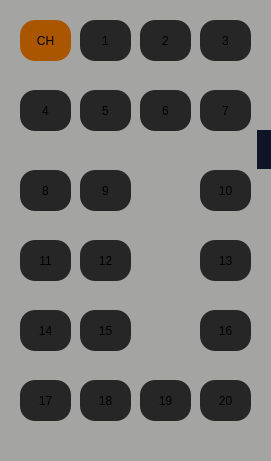
     <widget class="QFrame" name="frame_5">
      <property name="geometry">
       <rect>
        <x>490</x>
        <y>60</y>
        <width>271</width>
        <height>461</height>
       </rect>
      </property>
      <property name="cursor">
       <cursorShape>PointingHandCursor</cursorShape>
      </property>
      <property name="mouseTracking">
       <bool>true</bool>
      </property>
      <property name="styleSheet">
       <string notr="true">border-radius:15px;
background-color: rgb(164, 164, 163);</string>
      </property>
      <property name="frameShape">
       <enum>QFrame::Shape::StyledPanel</enum>
      </property>
      <property name="frameShadow">
       <enum>QFrame::Shadow::Raised</enum>
      </property>
      <widget class="QLabel" name="label_47">
       <property name="geometry">
        <rect>
         <x>20</x>
         <y>20</y>
         <width>51</width>
         <height>41</height>
        </rect>
       </property>
       <property name="styleSheet">
        <string notr="true">boder-radius:35px;
background-color: rgb(170, 85, 0);</string>
       </property>
       <property name="text">
        <string>CH</string>
       </property>
       <property name="alignment">
        <set>Qt::AlignmentFlag::AlignCenter</set>
       </property>
      </widget>
      <widget class="QLabel" name="label_68">
       <property name="geometry">
        <rect>
         <x>257</x>
         <y>130</y>
         <width>21</width>
         <height>39</height>
        </rect>
       </property>
       <property name="styleSheet">
        <string notr="true">background-color: rgb(15, 20, 39);
boder-radius:35px;</string>
       </property>
       <property name="text">
        <string/>
       </property>
       <property name="alignment">
        <set>Qt::AlignmentFlag::AlignCenter</set>
       </property>
      </widget>
      <widget class="QPushButton" name="place1">
       <property name="geometry">
        <rect>
         <x>80</x>
         <y>20</y>
         <width>51</width>
         <height>41</height>
        </rect>
       </property>
       <property name="styleSheet">
        <string notr="true">background-color: rgb(38, 38, 38);
background-image: url(:/icon/libre.png);
boder-radius:35px;</string>
       </property>
       <property name="text">
        <string>1</string>
       </property>
       <property name="icon">
        <iconset resource="resources.qrc">
         <normaloff>:/icon/libre.png</normaloff>:/icon/libre.png</iconset>
       </property>
       <property name="checkable">
        <bool>true</bool>
       </property>
      </widget>
      <widget class="QPushButton" name="place2">
       <property name="geometry">
        <rect>
         <x>140</x>
         <y>20</y>
         <width>51</width>
         <height>41</height>
        </rect>
       </property>
       <property name="styleSheet">
        <string notr="true">background-color: rgb(38, 38, 38);
background-image: url(:/icon/libre.png);
boder-radius:35px;</string>
       </property>
       <property name="text">
        <string>2</string>
       </property>
       <property name="icon">
        <iconset resource="resources.qrc">
         <normaloff>:/icon/libre.png</normaloff>:/icon/libre.png</iconset>
       </property>
       <property name="checkable">
        <bool>true</bool>
       </property>
      </widget>
      <widget class="QPushButton" name="place3">
       <property name="geometry">
        <rect>
         <x>200</x>
         <y>20</y>
         <width>51</width>
         <height>41</height>
        </rect>
       </property>
       <property name="styleSheet">
        <string notr="true">background-color: rgb(38, 38, 38);
background-image: url(:/icon/libre.png);
boder-radius:35px;</string>
       </property>
       <property name="text">
        <string>3</string>
       </property>
       <property name="icon">
        <iconset resource="resources.qrc">
         <normaloff>:/icon/libre.png</normaloff>:/icon/libre.png</iconset>
       </property>
       <property name="checkable">
        <bool>true</bool>
       </property>
      </widget>
      <widget class="QPushButton" name="place4">
       <property name="geometry">
        <rect>
         <x>20</x>
         <y>90</y>
         <width>51</width>
         <height>41</height>
        </rect>
       </property>
       <property name="styleSheet">
        <string notr="true">background-color: rgb(38, 38, 38);
background-image: url(:/icon/libre.png);
boder-radius:35px;</string>
       </property>
       <property name="text">
        <string>4</string>
       </property>
       <property name="icon">
        <iconset resource="resources.qrc">
         <normaloff>:/icon/libre.png</normaloff>:/icon/libre.png</iconset>
       </property>
       <property name="checkable">
        <bool>true</bool>
       </property>
      </widget>
      <widget class="QPushButton" name="place5">
       <property name="geometry">
        <rect>
         <x>80</x>
         <y>90</y>
         <width>51</width>
         <height>41</height>
        </rect>
       </property>
       <property name="styleSheet">
        <string notr="true">background-color: rgb(38, 38, 38);
background-image: url(:/icon/libre.png);
boder-radius:35px;</string>
       </property>
       <property name="text">
        <string>5</string>
       </property>
       <property name="icon">
        <iconset resource="resources.qrc">
         <normaloff>:/icon/libre.png</normaloff>:/icon/libre.png</iconset>
       </property>
       <property name="checkable">
        <bool>true</bool>
       </property>
      </widget>
      <widget class="QPushButton" name="place6">
       <property name="geometry">
        <rect>
         <x>140</x>
         <y>90</y>
         <width>51</width>
         <height>41</height>
        </rect>
       </property>
       <property name="styleSheet">
        <string notr="true">background-color: rgb(38, 38, 38);
background-image: url(:/icon/libre.png);
boder-radius:35px;</string>
       </property>
       <property name="text">
        <string>6</string>
       </property>
       <property name="icon">
        <iconset resource="resources.qrc">
         <normaloff>:/icon/libre.png</normaloff>:/icon/libre.png</iconset>
       </property>
       <property name="checkable">
        <bool>true</bool>
       </property>
      </widget>
      <widget class="QPushButton" name="place7">
       <property name="geometry">
        <rect>
         <x>200</x>
         <y>90</y>
         <width>51</width>
         <height>41</height>
        </rect>
       </property>
       <property name="styleSheet">
        <string notr="true">background-color: rgb(38, 38, 38);
background-image: url(:/icon/libre.png);
boder-radius:35px;</string>
       </property>
       <property name="text">
        <string>7</string>
       </property>
       <property name="icon">
        <iconset resource="resources.qrc">
         <normaloff>:/icon/libre.png</normaloff>:/icon/libre.png</iconset>
       </property>
       <property name="checkable">
        <bool>true</bool>
       </property>
      </widget>
      <widget class="QPushButton" name="place8">
       <property name="geometry">
        <rect>
         <x>20</x>
         <y>170</y>
         <width>51</width>
         <height>41</height>
        </rect>
       </property>
       <property name="styleSheet">
        <string notr="true">background-color: rgb(38, 38, 38);
background-image: url(:/icon/libre.png);
boder-radius:35px;</string>
       </property>
       <property name="text">
        <string>8</string>
       </property>
       <property name="icon">
        <iconset resource="resources.qrc">
         <normaloff>:/icon/libre.png</normaloff>:/icon/libre.png</iconset>
       </property>
       <property name="checkable">
        <bool>true</bool>
       </property>
      </widget>
      <widget class="QPushButton" name="place9">
       <property name="geometry">
        <rect>
         <x>80</x>
         <y>170</y>
         <width>51</width>
         <height>41</height>
        </rect>
       </property>
       <property name="styleSheet">
        <string notr="true">background-color: rgb(38, 38, 38);
background-image: url(:/icon/libre.png);
boder-radius:35px;</string>
       </property>
       <property name="text">
        <string>9</string>
       </property>
       <property name="icon">
        <iconset resource="resources.qrc">
         <normaloff>:/icon/libre.png</normaloff>:/icon/libre.png</iconset>
       </property>
       <property name="checkable">
        <bool>true</bool>
       </property>
      </widget>
      <widget class="QPushButton" name="place10">
       <property name="geometry">
        <rect>
         <x>200</x>
         <y>170</y>
         <width>51</width>
         <height>41</height>
        </rect>
       </property>
       <property name="styleSheet">
        <string notr="true">background-color: rgb(38, 38, 38);
background-image: url(:/icon/libre.png);
boder-radius:35px;</string>
       </property>
       <property name="text">
        <string>10</string>
       </property>
       <property name="icon">
        <iconset resource="resources.qrc">
         <normaloff>:/icon/libre.png</normaloff>:/icon/libre.png</iconset>
       </property>
       <property name="checkable">
        <bool>true</bool>
       </property>
      </widget>
      <widget class="QPushButton" name="place13">
       <property name="geometry">
        <rect>
         <x>200</x>
         <y>240</y>
         <width>51</width>
         <height>41</height>
        </rect>
       </property>
       <property name="styleSheet">
        <string notr="true">background-color: rgb(38, 38, 38);
background-image: url(:/icon/libre.png);
boder-radius:35px;</string>
       </property>
       <property name="text">
        <string>13</string>
       </property>
       <property name="icon">
        <iconset resource="resources.qrc">
         <normaloff>:/icon/libre.png</normaloff>:/icon/libre.png</iconset>
       </property>
       <property name="checkable">
        <bool>true</bool>
       </property>
      </widget>
      <widget class="QPushButton" name="place11">
       <property name="geometry">
        <rect>
         <x>20</x>
         <y>240</y>
         <width>51</width>
         <height>41</height>
        </rect>
       </property>
       <property name="styleSheet">
        <string notr="true">background-color: rgb(38, 38, 38);
background-image: url(:/icon/libre.png);
boder-radius:35px;</string>
       </property>
       <property name="text">
        <string>11</string>
       </property>
       <property name="icon">
        <iconset resource="resources.qrc">
         <normaloff>:/icon/libre.png</normaloff>:/icon/libre.png</iconset>
       </property>
       <property name="checkable">
        <bool>true</bool>
       </property>
      </widget>
      <widget class="QPushButton" name="place12">
       <property name="geometry">
        <rect>
         <x>80</x>
         <y>240</y>
         <width>51</width>
         <height>41</height>
        </rect>
       </property>
       <property name="styleSheet">
        <string notr="true">background-color: rgb(38, 38, 38);
background-image: url(:/icon/libre.png);
boder-radius:35px;</string>
       </property>
       <property name="text">
        <string>12</string>
       </property>
       <property name="icon">
        <iconset resource="resources.qrc">
         <normaloff>:/icon/libre.png</normaloff>:/icon/libre.png</iconset>
       </property>
       <property name="checkable">
        <bool>true</bool>
       </property>
      </widget>
      <widget class="QPushButton" name="place14">
       <property name="geometry">
        <rect>
         <x>20</x>
         <y>310</y>
         <width>51</width>
         <height>41</height>
        </rect>
       </property>
       <property name="styleSheet">
        <string notr="true">background-color: rgb(38, 38, 38);
background-image: url(:/icon/libre.png);
boder-radius:35px;</string>
       </property>
       <property name="text">
        <string>14</string>
       </property>
       <property name="icon">
        <iconset resource="resources.qrc">
         <normaloff>:/icon/libre.png</normaloff>:/icon/libre.png</iconset>
       </property>
       <property name="checkable">
        <bool>true</bool>
       </property>
      </widget>
      <widget class="QPushButton" name="place15">
       <property name="geometry">
        <rect>
         <x>80</x>
         <y>310</y>
         <width>51</width>
         <height>41</height>
        </rect>
       </property>
       <property name="styleSheet">
        <string notr="true">background-color: rgb(38, 38, 38);
background-image: url(:/icon/libre.png);
boder-radius:35px;</string>
       </property>
       <property name="text">
        <string>15</string>
       </property>
       <property name="icon">
        <iconset resource="resources.qrc">
         <normaloff>:/icon/libre.png</normaloff>:/icon/libre.png</iconset>
       </property>
       <property name="checkable">
        <bool>true</bool>
       </property>
      </widget>
      <widget class="QPushButton" name="place17">
       <property name="geometry">
        <rect>
         <x>20</x>
         <y>380</y>
         <width>51</width>
         <height>41</height>
        </rect>
       </property>
       <property name="styleSheet">
        <string notr="true">background-color: rgb(38, 38, 38);
background-image: url(:/icon/libre.png);
boder-radius:35px;</string>
       </property>
       <property name="text">
        <string>17</string>
       </property>
       <property name="icon">
        <iconset resource="resources.qrc">
         <normaloff>:/icon/libre.png</normaloff>:/icon/libre.png</iconset>
       </property>
       <property name="checkable">
        <bool>true</bool>
       </property>
      </widget>
      <widget class="QPushButton" name="place18">
       <property name="geometry">
        <rect>
         <x>80</x>
         <y>380</y>
         <width>51</width>
         <height>41</height>
        </rect>
       </property>
       <property name="styleSheet">
        <string notr="true">background-color: rgb(38, 38, 38);
background-image: url(:/icon/libre.png);
boder-radius:35px;</string>
       </property>
       <property name="text">
        <string>18</string>
       </property>
       <property name="icon">
        <iconset resource="resources.qrc">
         <normaloff>:/icon/libre.png</normaloff>:/icon/libre.png</iconset>
       </property>
       <property name="checkable">
        <bool>true</bool>
       </property>
      </widget>
      <widget class="QPushButton" name="place16">
       <property name="geometry">
        <rect>
         <x>200</x>
         <y>310</y>
         <width>51</width>
         <height>41</height>
        </rect>
       </property>
       <property name="styleSheet">
        <string notr="true">background-color: rgb(38, 38, 38);
background-image: url(:/icon/libre.png);
boder-radius:35px;</string>
       </property>
       <property name="text">
        <string>16</string>
       </property>
       <property name="icon">
        <iconset resource="resources.qrc">
         <normaloff>:/icon/libre.png</normaloff>:/icon/libre.png</iconset>
       </property>
       <property name="checkable">
        <bool>true</bool>
       </property>
      </widget>
      <widget class="QPushButton" name="place20">
       <property name="geometry">
        <rect>
         <x>200</x>
         <y>380</y>
         <width>51</width>
         <height>41</height>
        </rect>
       </property>
       <property name="styleSheet">
        <string notr="true">background-color: rgb(38, 38, 38);
background-image: url(:/icon/libre.png);
boder-radius:35px;</string>
       </property>
       <property name="text">
        <string>20</string>
       </property>
       <property name="icon">
        <iconset resource="resources.qrc">
         <normaloff>:/icon/libre.png</normaloff>:/icon/libre.png</iconset>
       </property>
       <property name="checkable">
        <bool>true</bool>
       </property>
      </widget>
      <widget class="QPushButton" name="place19">
       <property name="geometry">
        <rect>
         <x>140</x>
         <y>380</y>
         <width>51</width>
         <height>41</height>
        </rect>
       </property>
       <property name="styleSheet">
        <string notr="true">background-color: rgb(38, 38, 38);
background-image: url(:/icon/libre.png);
boder-radius:35px;</string>
       </property>
       <property name="text">
        <string>19</string>
       </property>
       <property name="icon">
        <iconset resource="resources.qrc">
         <normaloff>:/icon/libre.png</normaloff>:/icon/libre.png</iconset>
       </property>
       <property name="checkable">
        <bool>true</bool>
       </property>
      </widget>
     </widget>
